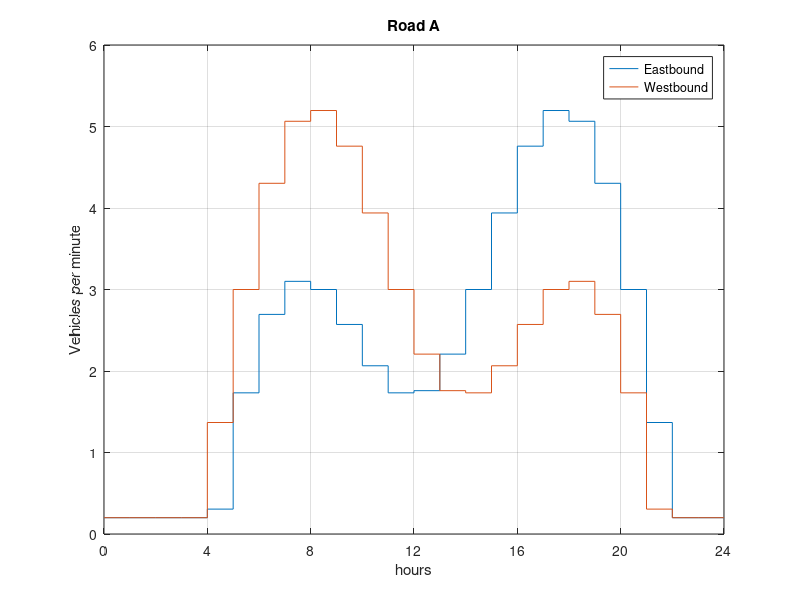
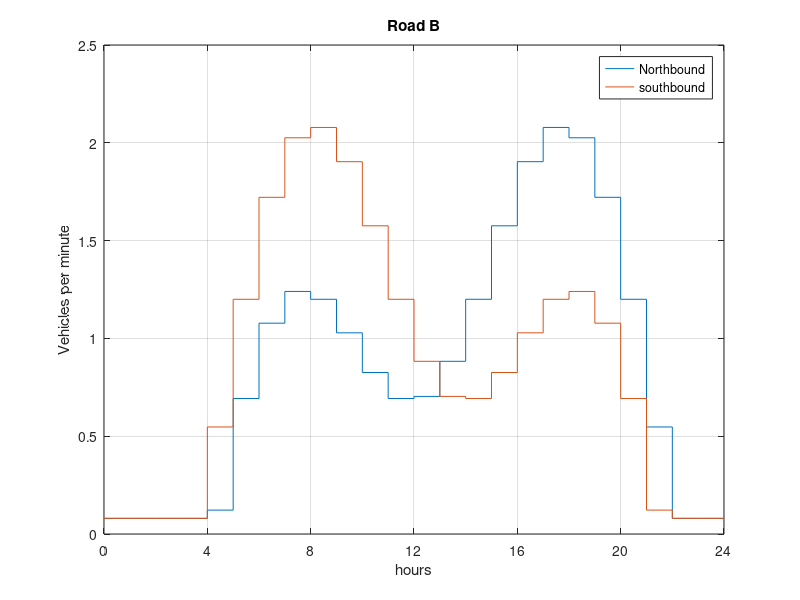
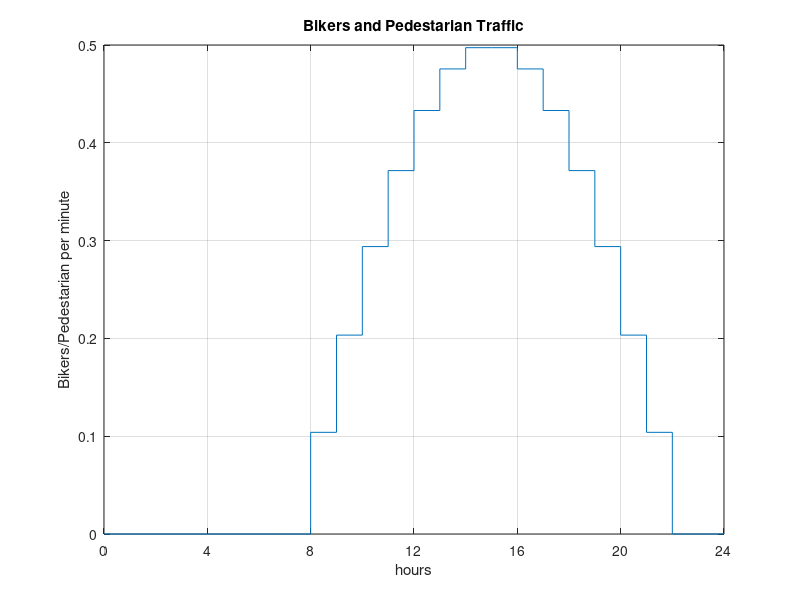
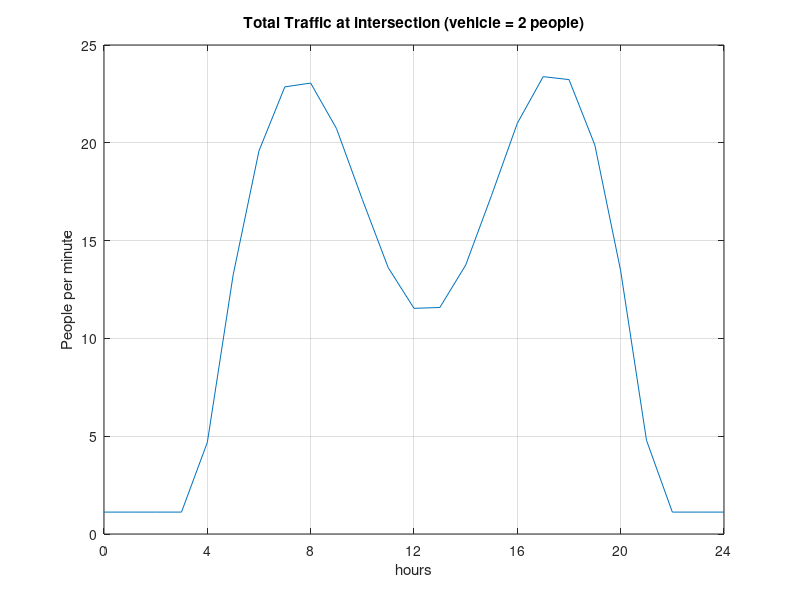

Write the MATLAB code that produced these figures, in order.
clear all;
close all;
% h=0:24
h = linspace(0,24,25)';
EB_traffic=2*max(sin(2*pi*(h-3)/12) + 2*sin(2*pi*(h-5)/36),0.1);
WB_traffic=2*max(sin(2*pi*(h-4)/12) + 2*sin(2*pi*(h-2)/36),0.1);
NB_traffic=0.8*max(sin(2*pi*(h-3)/12) + 2*sin(2*pi*(h-5)/36),0.1);
SB_traffic=0.8*max(sin(2*pi*(h-4)/12) + 2*sin(2*pi*(h-2)/36),0.1);

bike_walkers = 0.5*max(sin(2*pi*(h-7)/30),0);

People_traffic = 2*EB_traffic + 2*WB_traffic + 2*NB_traffic + 2*SB_traffic + bike_walkers;


% N=2,s=2000,Xc=0.85;
% y=(EB_traffic*60)/(N*s);
% C=30*Xc./(Xc-y)

% C=80
% s=2000
% 
% g=(C/s)*(EB_traffic+WB_traffic);

Y=[EB_traffic,WB_traffic];
figure(1)
stairs(h,Y)
% plot(h,EB_traffic,h,WB_traffic);
title('Road A');
legend('Eastbound','Westbound');
ylabel('Vehicles per minute');
xlabel('hours');
xlim([0 24]);
xticks([0:4:24]);
grid on; 


Y=[NB_traffic,SB_traffic];
figure(2)
stairs(h,Y)
% plot(h,EB_traffic,h,WB_traffic);
title('Road B');
legend('Northbound','southbound');
ylabel('Vehicles per minute');
xlabel('hours');
xlim([0 24]);
xticks([0:4:24]);
grid on; 

% Y=[NB_traffic,h,SB_traffic];
% figure(2)
% % plot(h,NB_traffic,h,SB_traffic);
% 
% stairs(h,Y)
% title('Road B');
% legend('Northbound','southbound');
% ylabel('Vehciles per minute');
% xlabel('hours');
% xlim([0 24]);
% xticks([0:4:24]);
% grid on;

figure(3)
% plot(h,bike_walkers);
stairs(h,bike_walkers)
title('Bikers and Pedestarian Traffic');
ylabel('Bikers/Pedestarian per minute');
xlabel('hours');
xlim([0 24]);
xticks([0:4:24]);
grid on;

figure(4)
plot(h,People_traffic);
title('Total Traffic at intersection (vehicle = 2 people)');
ylabel('People per minute');
xlabel('hours');
xlim([0 24]);
xticks([0:4:24]);
grid on;

% close all;

s=2000; %saturation
u=s/3600;
cycle_length=112; %just green and red
% 75(20,55),112(30,80)
Rate_EB=EB_traffic/60;
Rate_WB=WB_traffic/60;
Rate_NB=NB_traffic/60;
Rate_SB=SB_traffic/60;

Intensity_EB=Rate_EB/u;
Intensity_WB=Rate_WB/u;
Intensity_NB=Rate_NB/u;
Intensity_SB=Rate_SB/u;

X_EB=Rate_EB./(2*(1-Intensity_EB));
X_WB=Rate_WB./(2*(1-Intensity_WB));
X_NB=Rate_NB./(2*(1-Intensity_NB));
X_SB=Rate_SB./(2*(1-Intensity_SB));

%%Differentiatiate D with respect to r and set equation to 0
% syms r
% D=(X_EB+X_WB+X_NB+X_SB)*r^2+(X_NB+X_SB)*(cycle_length*-2)*r+(X_NB+X_SB)*(cycle_length^2)
% diff(D)
% solve(diff(D(1))==0)

r=(X_NB+X_SB)*(cycle_length)./(X_EB+X_WB+X_NB+X_SB);

r_EB=r; g_EB=cycle_length-r;
r_WB=r; g_WB=cycle_length-r;
r_NB=cycle_length-r; g_NB=r;
r_SB=cycle_length-r; g_SB=r;

% num=[10 30 10 30 10 30]
% num1=[10 30 10 30 10 30]
% num2=[10 30 10 30 10 30]
% num3=[10 30 10 30 10 30]
% num4=[10 30 10 30 10 30]
% num5=[10 30 10 30 10 30]

r = [repmat(20,8,1);repmat(30,14,1);repmat(20,3,1)];
g = [repmat(55,8,1);repmat(80,14,1);repmat(55,3,1)];
y= [repmat(5,25,1)];
w=g;
cycle= [repmat(75,8,1);repmat(110,14,1);repmat(75,3,1)];

figure(5)
[hour,timing]=stairs(h,[r,g,y,w,cycle]);
plot(hour(:,1),timing(:,1),'r',hour(:,2),timing(:,2),'g',hour(:,3),timing(:,3),'y',hour(:,4),timing(:,4),'--k',hour(:,5),timing(:,5),'b')
title('Road A Timing');
legend('r_EB/r_WB','g_EB/g_WB','y_EB/y_WB','w_EB/w_WB','cycle_EB/cycle_WB');
ylabel('timing [s]');
xlabel('hours [hr]');
xlim([0 24]);
ylim([0 115]);
xticks([0:4:24]);
grid on; 

g = [repmat(20,8,1);repmat(30,14,1);repmat(20,3,1)];
r = [repmat(55,8,1);repmat(80,14,1);repmat(55,3,1)];
y= [repmat(5,25,1)];
w=g;
cycle= [repmat(75,8,1);repmat(110,14,1);repmat(75,3,1)];

figure(6)
[hour,timing]=stairs(h,[r,g,y,w,cycle]);
plot(hour(:,1),timing(:,1),'r',hour(:,2),timing(:,2),'g',hour(:,3),timing(:,3),'y',hour(:,4),timing(:,4),'--k',hour(:,5),timing(:,5),'b')
title('Road B Timing');
legend('r_NB/r_SB','g_NB/g_SB','y_NB/y_SB','w_NB/w_SB','cycle_NB/cycle_SB');
ylabel('timing [s]');
xlabel('hours [hr]');
xlim([0 24]);
ylim([0 115]);
xticks([0:4:24]);
grid on; 